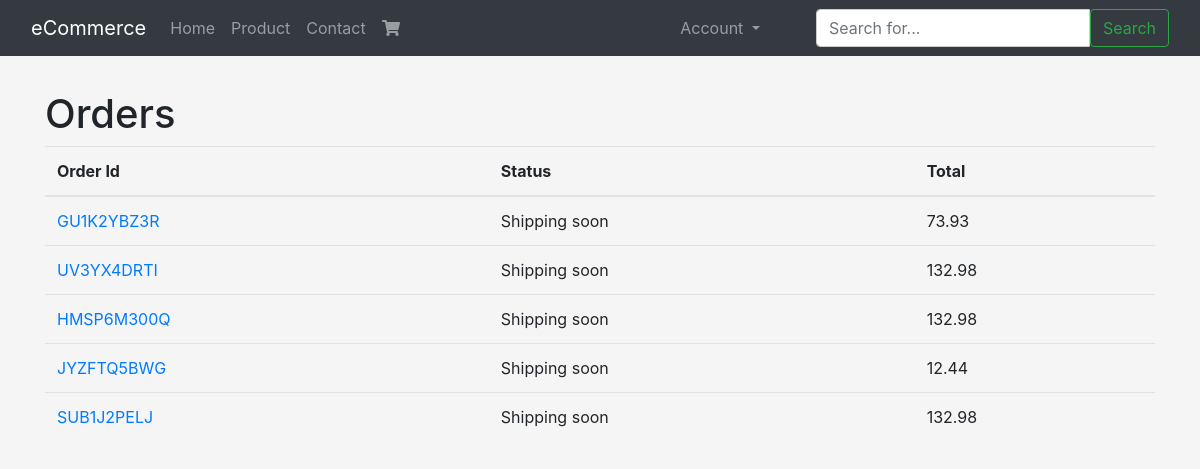
Page /orders/ (signed in) on the earlier database version.
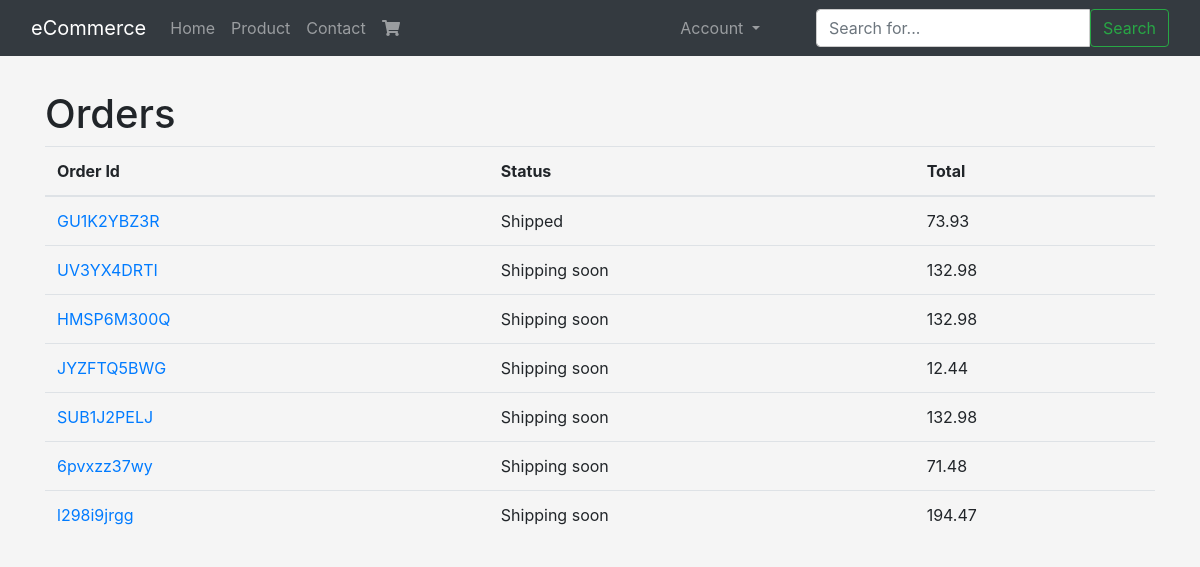
Same page on the later database version.
### orders/models.py (models this page shows, shortened)
class Order(models.Model):
    ORDER_STATUS_CHOICES = (
        ('CREATED', 'Created'),
        ('SHIPPED', 'Shipped'),
        ('CANCELLED', 'Cancelled'),
        ('PAID', 'Paid')
    )
    order_id = models.CharField(max_length=120, blank=True)
    cart = models.ForeignKey(Cart)
    billing_profile = models.ForeignKey(BillingProfile, null=True, blank=True, related_name='orders')
    shipping_address = models.ForeignKey(Address, related_name='shipping_address', null=True, blank=True)
    billing_address = models.ForeignKey(Address, related_name='billing_address', null=True, blank=True)
    status = models.CharField(max_length=12, choices=ORDER_STATUS_CHOICES, default='CREATED')
    shipping_total = models.DecimalField(default=9.99, max_digits=10, decimal_places=2)
    total = models.DecimalField(default=0.00, max_digits=10, decimal_places=2)
    active = models.BooleanField(default=True)
    timestamp = models.DateTimeField(auto_now_add=True)
    objects = OrderManager()
    class Meta:
        ordering = ['-timestamp']
    def get_absolute_url(self):
        return reverse('orders:order-detail', kwargs={'order_id': self.order_id})
    def get_status(self):
        if self.status == 'CANCELLED':
            return 'Cancelled'
        elif self.status == 'SHIPPED':
            return 'Shipped'
        else:
            return 'Shipping soon'

### orders/views.py (the view)
class OrderListView(LoginRequiredMixin, ListView):
    def get_queryset(self):
        return Order.objects.by_request(self.request).not_created()

### billing/models.py (called while the page is built)
    def new_or_get(self, request):
        user = request.user
        guest_email_id = request.session.get('guest_email_id')
        obj = None
        created = False
        if user.is_authenticated():
            obj, created = self.model.objects.get_or_create(user=user, email=user.email)
        elif guest_email_id is not None:
            guest_email_obj = GuestEmail.objects.get(id=guest_email_id)
            obj, created = self.model.objects.get_or_create(email=guest_email_obj.email)
        else:
            pass
        return obj, created

### orders/models.py (called while the page is built)
    def by_request(self, request):
        billing_profile, created = BillingProfile.objects.new_or_get(request)
        return self.filter(billing_profile=billing_profile)

    def not_created(self):
        return self.exclude(status='CREATED')

    def get_queryset(self):
        return OrderManagerQuerySet(self.model, using=self._db)

    def by_request(self, request):
        return self.get_queryset().by_request(request)

### orders/templates/orders/order_list.html
{% extends "base.html" %}
{% block content %}
    <div class='row'>
        <div class='col-12'>
            <h1>Orders</h1>
        </div>
    </div>
    <div class='row'>
        <div class='col'>
            <table class='table'>
                <thead>
                <th>Order Id</th>
                <th>Status</th>
                <th>Total</th>
                </thead>
                <tbody>
                {% for object in object_list %}
                    <tr>
                        <td><a href='{{ object.get_absolute_url }}'>{{ object.order_id }}</a></td>
                        <td>{{ object.get_status }}</td>
                        <td>{{ object.total }}</td>
                    </tr>
                {% empty %}
                    <tr>
                        <td colspan="3"><p class='lead'>No orders yet.</td>
                    </tr>
                {% endfor %}
                </tbody>
            </table>
        </div>
    </div>
{% endblock content %}

### templates/base.html (shortened to what this page needs)
{% load static %}
<!doctype html>
<html lang="en">
<head>
    {% include 'base/css.html' %}
</head>
<body>
{% include 'base/navbar.html' %}
<div class="container">
    {% block content %}{% endblock content %}
</div>
</body>
</html>

### templates/base/css.html
{% load static %}
<link rel="stylesheet" href="{% static 'css/bootstrap.css' %}">
<link rel="stylesheet" href="https://cdnjs.cloudflare.com/ajax/libs/jquery-confirm/3.3.0/jquery-confirm.min.css">
<link rel="stylesheet" href="{% static 'css/main.css' %}">

### templates/base/navbar.html (shortened to what this page needs)
{% url 'home' as home_url %}
{% url 'cart:home' as cart_url %}
{% url 'products:product-list' as products_url %}
{% url 'contact' as contact_url %}
{% url 'accounts:login' as login_url %}
{% url 'accounts:logout' as logout_url %}
{% url 'accounts:register' as register_url %}
{% url 'accounts:home' as account_url %}
{% url 'accounts:detail_update' as detail_update_url %}
{% url 'accounts:history_products' as history_url %}
{% url 'orders:list' as orders_url %}
<nav class="navbar navbar-expand-lg navbar-dark bg-dark navbar-collapse fixed-top">
    <div class="container-fluid">
        <a class="navbar-brand" href="{{ home_url }}">eCommerce</a>
        <div class="collapse navbar-collapse" id="navbarSupportedContent">
            <ul class="navbar-nav mr-auto">
                <li class="nav-item {% if request.path == home_url %}active{% endif %}">
                    <a class="nav-link" href="{{ home_url }}">Home</a>
                </li>
                <li class="nav-item {% if request.path == products_url %}active{% endif %}">
                    <a class="nav-link" href="{{ products_url }}">Product</a>
                </li>
                <li class="nav-item {% if request.path == contact_url %}active{% endif %}">
                    <a class="nav-link" href="{{ contact_url }}">Contact</a>
                </li>
                <li class="nav-item {% if request.path == cart_url %}active{% endif %}">
                    <a class="nav-link" href="{{ cart_url }}">
                        <i class="fas fa-shopping-cart"></i>
                    </a>
                </li>
            </ul>
            <ul class="navbar-nav nav mr-5 justify-content-end">
                {% if request.user.is_authenticated %}
                    <li class="nav-item dropdown">
                        <a class="nav-link dropdown-toggle" href="#" id="navbarDropdown" role="button"
                           data-toggle="dropdown" aria-haspopup="true" aria-expanded="false">
                            Account
                        </a>
                    </li>
                {% endif %}
            </ul>
            {% include 'search/snippets/search_form.html' %}
        </div>
    </div>
</nav>

### search/templates/search/snippets/search_form.html (shortened to what this page needs)
<form action="{% url 'search:query' %}" class="search-form">
    <div class="input-group">
        <input type="text" class="form-control" name='q' placeholder="Search for..." aria-label="Search for..."
               value="{{ request.GET.q }}">
        <span class="input-group-btn">
            <button class="btn btn-outline-success" type="submit">Search</button>
        </span>
    </div>
</form>

### templates/base/js.html (shortened to what this page needs)
{% load static %}

### static_my_proj/css/main.css (style rules this page uses)
body { padding-top: 90px; background-color: whitesmoke; }
input[type="text"], textarea { outline: none; box-shadow: none !important; border: 1px solid #ccc !important; }

Differences in the rows shown:
changed Order "GU1K2YBZ3R": get_status "Shipping soon" → "Shipped"
added Order: order_id "6pvxzz37wy", get_status "Shipping soon", total "71.48"
added Order: order_id "l298i9jrgg", get_status "Shipping soon", total "194.47"
